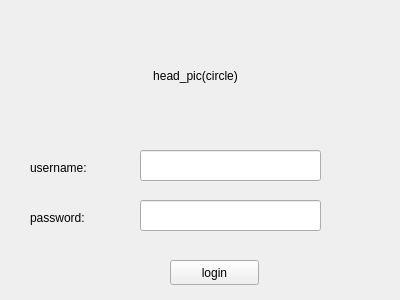
<?xml version="1.0" encoding="UTF-8"?>
<ui version="4.0">
 <class>Form</class>
 <widget class="QWidget" name="Form">
  <property name="geometry">
   <rect>
    <x>0</x>
    <y>0</y>
    <width>400</width>
    <height>300</height>
   </rect>
  </property>
  <property name="windowTitle">
   <string>Form</string>
  </property>
  <widget class="QLabel" name="headPicLabel">
   <property name="geometry">
    <rect>
     <x>120</x>
     <y>20</y>
     <width>151</width>
     <height>111</height>
    </rect>
   </property>
   <property name="text">
    <string>head_pic(circle)</string>
   </property>
   <property name="alignment">
    <set>Qt::AlignCenter</set>
   </property>
  </widget>
  <widget class="QPushButton" name="loginButton">
   <property name="geometry">
    <rect>
     <x>170</x>
     <y>260</y>
     <width>89</width>
     <height>25</height>
    </rect>
   </property>
   <property name="text">
    <string>login</string>
   </property>
  </widget>
  <widget class="QLabel" name="userNameLabel">
   <property name="geometry">
    <rect>
     <x>30</x>
     <y>160</y>
     <width>81</width>
     <height>16</height>
    </rect>
   </property>
   <property name="text">
    <string>username:</string>
   </property>
  </widget>
  <widget class="QLabel" name="passWordLlabel">
   <property name="geometry">
    <rect>
     <x>30</x>
     <y>210</y>
     <width>81</width>
     <height>16</height>
    </rect>
   </property>
   <property name="text">
    <string>password:</string>
   </property>
  </widget>
  <widget class="QLineEdit" name="userNameEdit">
   <property name="geometry">
    <rect>
     <x>140</x>
     <y>150</y>
     <width>181</width>
     <height>31</height>
    </rect>
   </property>
  </widget>
  <widget class="QLineEdit" name="passWordEdit">
   <property name="geometry">
    <rect>
     <x>140</x>
     <y>200</y>
     <width>181</width>
     <height>31</height>
    </rect>
   </property>
  </widget>
 </widget>
 <resources/>
 <connections/>
</ui>
